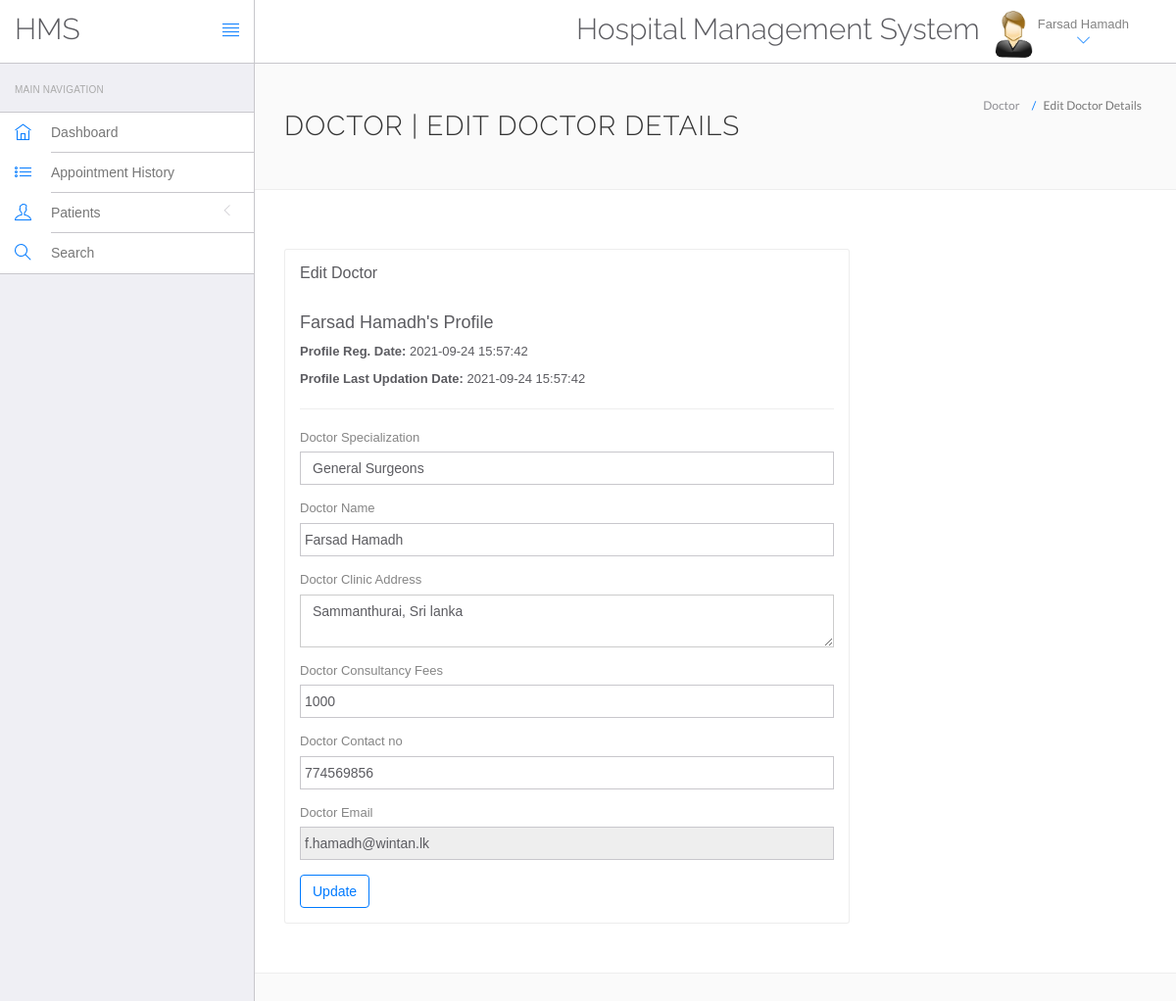
Screenshot of /WEB app development/System/Wintan Hospital Web Application/hms/doctor/edit-profile.php (signed in) with the database file from the repository.
### tables this page shows
CREATE TABLE `doctors` (
  `id` int(11) NOT NULL,
  `specilization` varchar(255) NOT NULL,
  `doctorName` varchar(255) NOT NULL,
  `address` longtext NOT NULL,
  `docFees` varchar(255) NOT NULL,
  `contactno` int(10) NOT NULL,
  `docEmail` varchar(255) NOT NULL,
  `password` varchar(255) NOT NULL,
  `creationDate` timestamp NOT NULL DEFAULT current_timestamp(),
  `updationDate` timestamp NOT NULL DEFAULT current_timestamp() ON UPDATE current_timestamp()
);

### WEB app development/System/Wintan Hospital Web Application/hms/doctor/edit-profile.php (the view, shortened to what this page needs)
<?php
include('include/config.php');
?>
<!DOCTYPE html>
<html lang="en">
	<head>
		<link rel="stylesheet" href="vendor/bootstrap/css/bootstrap.min.css">
		<link rel="stylesheet" href="vendor/fontawesome/css/font-awesome.min.css">
		<link rel="stylesheet" href="vendor/themify-icons/themify-icons.min.css">
		<link href="vendor/animate.css/animate.min.css" rel="stylesheet" media="screen">
		<link href="vendor/perfect-scrollbar/perfect-scrollbar.min.css" rel="stylesheet" media="screen">
		<link href="vendor/switchery/switchery.min.css" rel="stylesheet" media="screen">
		<link href="vendor/bootstrap-touchspin/jquery.bootstrap-touchspin.min.css" rel="stylesheet" media="screen">
		<link href="vendor/select2/select2.min.css" rel="stylesheet" media="screen">
		<link href="vendor/bootstrap-datepicker/bootstrap-datepicker3.standalone.min.css" rel="stylesheet" media="screen">
		<link href="vendor/bootstrap-timepicker/bootstrap-timepicker.min.css" rel="stylesheet" media="screen">
		<link rel="stylesheet" href="assets/css/styles.css">
		<link rel="stylesheet" href="assets/css/plugins.css">
		<link rel="stylesheet" href="assets/css/themes/theme-1.css" id="skin_color" />
	</head>
	<body>
		<div id="app">
<?php include('include/sidebar.php');?>
			<div class="app-content">
				<?php include('include/header.php');?>
				<div class="main-content" >
					<div class="wrap-content container" id="container">
						<section id="page-title">
							<div class="row">
								<div class="col-sm-8">
									<h1 class="mainTitle">Doctor | Edit Doctor Details</h1>
																	</div>
								<ol class="breadcrumb">
									<li>
										<span>Doctor</span>
									</li>
									<li class="active">
										<span>Edit Doctor Details</span>
									</li>
								</ol>
							</div>
						</section>
						<div class="container-fluid container-fullw bg-white">
							<div class="row">
								<div class="col-md-12">
									<div class="row margin-top-30">
										<div class="col-lg-8 col-md-12">
											<div class="panel panel-white">
												<div class="panel-heading">
													<h5 class="panel-title">Edit Doctor</h5>
												</div>
												<div class="panel-body">
									<?php $sql=mysqli_query($con,"select * from doctors where docEmail='".$_SESSION['dlogin']."'");
while($data=mysqli_fetch_array($sql))
{
?>
<h4><?php echo htmlentities($data['doctorName']);?>'s Profile</h4>
<p><b>Profile Reg. Date: </b><?php echo htmlentities($data['creationDate']);?></p>
<?php if($data['updationDate']){?>
<p><b>Profile Last Updation Date: </b><?php echo htmlentities($data['updationDate']);?></p>
<?php } ?>
<hr />
													<form role="form" name="adddoc" method="post" onSubmit="return valid();">
														<div class="form-group">
															<label for="DoctorSpecialization">
																Doctor Specialization
															</label>
							<select name="Doctorspecialization" class="form-control" required="required">
					<option value="<?php echo htmlentities($data['specilization']);?>">
					<?php echo htmlentities($data['specilization']);?></option>
															</select>
														</div>
<div class="form-group">
															<label for="doctorname">
																 Doctor Name
															</label>
	<input type="text" name="docname" class="form-control" value="<?php echo htmlentities($data['doctorName']);?>" >
														</div>
<div class="form-group">
															<label for="address">
																 Doctor Clinic Address
															</label>
					<textarea name="clinicaddress" class="form-control"><?php echo htmlentities($data['address']);?></textarea>
														</div>
<div class="form-group">
															<label for="fess">
																 Doctor Consultancy Fees
															</label>
		<input type="text" name="docfees" class="form-control" required="required"  value="<?php echo htmlentities($data['docFees']);?>" >
														</div>
<div class="form-group">
									<label for="fess">
																 Doctor Contact no
															</label>
					<input type="text" name="doccontact" class="form-control" required="required"  value="<?php echo htmlentities($data['contactno']);?>">
														</div>
<div class="form-group">
									<label for="fess">
																 Doctor Email
															</label>
					<input type="email" name="docemail" class="form-control"  readonly="readonly"  value="<?php echo htmlentities($data['docEmail']);?>">
														</div>
														<?php } ?>
														<button type="submit" name="submit" class="btn btn-o btn-primary">
															Update
														</button>
													</form>
												</div>
											</div>
										</div>
											</div>
										</div>
								</div>
					</div>
				</div>
			</div>
		</div>
	</body>
</html>

### WEB app development/System/Wintan Hospital Web Application/hms/doctor/include/header.php (shortened to what this page needs)
<header class="navbar navbar-default navbar-static-top">
					<div class="navbar-header">
						<a class="navbar-brand" href="#">
							<h2 style="padding-top:20% ">HMS</h2>
						</a>
						<a href="#" class="sidebar-toggler pull-right visible-md visible-lg" data-toggle-class="app-sidebar-closed" data-toggle-target="#app">
							<i class="ti-align-justify"></i>
						</a>
					</div>
					<div class="navbar-collapse collapse">
						<ul class="nav navbar-right">
								<li  style="padding-top:2% ">
								<h2>Hospital Management System</h2>
							</li>
							<li class="dropdown current-user">
								<a href class="dropdown-toggle" data-toggle="dropdown">
									<img src="assets/images/images.jpg" > <span class="username">
									<?php $query=mysqli_query($con,"select doctorName from doctors where id='".$_SESSION['id']."'");
while($row=mysqli_fetch_array($query))
{
	echo $row['doctorName'];
}
									?> <i class="ti-angle-down"></i></i></span>
								</a>
							</li>
						</ul>
					</div>
				</header>

### WEB app development/System/Wintan Hospital Web Application/hms/doctor/assets/css/themes/theme-1.css (style rules this page uses)
body { background: #FAFAFA; }
header .navbar-header { background: #ffffff !important; border-right-color: #c8c7cc !important; border-bottom-color: #c8c7cc !important; }
header .navbar-header .sidebar-toggler, header .navbar-header .sidebar-mobile-toggler { color: #007aff !important; }
header .navbar-header .navbar-brand { color: #777 !important; }
header .navbar-collapse { background: #ffffff !important; border-bottom-color: #c8c7cc !important; box-shadow: none !important; }
header .navbar-collapse .navbar-right > li > a { color: #777; }
header .navbar-collapse .navbar-right > li > a i { color: #007aff !important; }

### rows the page displays
doctors: doctorName "Farsad Hamadh", creationDate "2021-09-24 15:57:42", updationDate "2021-09-24 15:57:42", Doctorspecialization "General Surgeons", docname "Farsad Hamadh", clinicaddress "Sammanthurai, Sri lanka", docfees "1000", doccontact "774569856", docemail "f.hamadh@wintan.lk"
